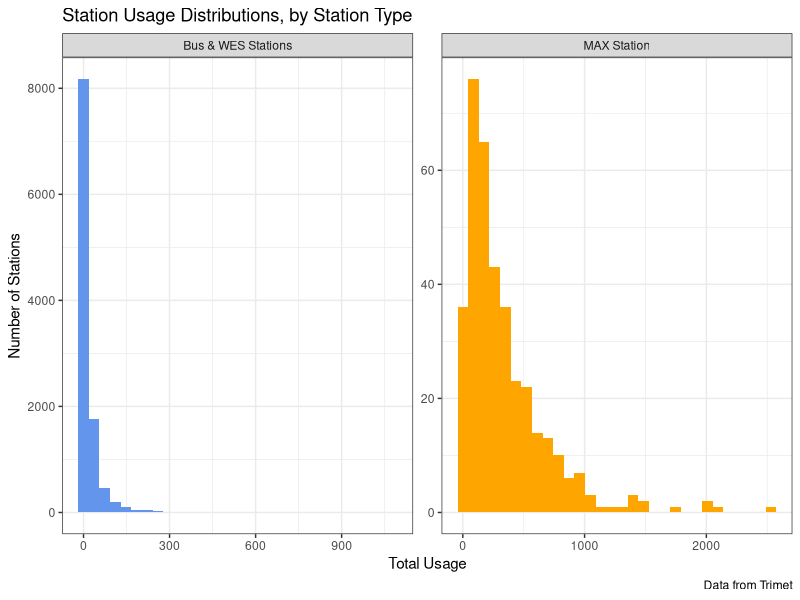

This chart was generated by the following R code:
## ---- chunk 1
library(tidyverse)
library(cowplot)
## ---- chunk 2
stop_features = read_csv('data/stop_features.csv')

stop_features_plot = stop_features %>% mutate(
  stop_type = ifelse(stop_type == 'MAX Station', "MAX Station", 'Bus & WES Stations'), 
  day = as.factor(day)
  )

## ---- chunk 3
#| label: fig-usage-dist
#| fig-cap: 'Distributions of usage values for each station type. WES and bus stations are combined due to the low number of WES stations in the dataset. Note that the y-axis is *not* fixed: there are a much smaller number of MAX stations than there are bus stations.'
ggplot(data=stop_features_plot, aes(x=total_usage, fill=stop_type)) + 
  geom_histogram() +
  facet_wrap(~stop_type, scales='free')+
  theme_bw()+ 
  labs(
    title='Station Usage Distributions, by Station Type', 
    legend.title='Station Type', 
    x='Total Usage', 
    y = 'Number of Stations',
    caption='Data from Trimet', 
    fill='Station Type'
  )+
  scale_fill_manual(values=c('cornflowerblue', 'orange')) +
  theme(legend.position='none')
